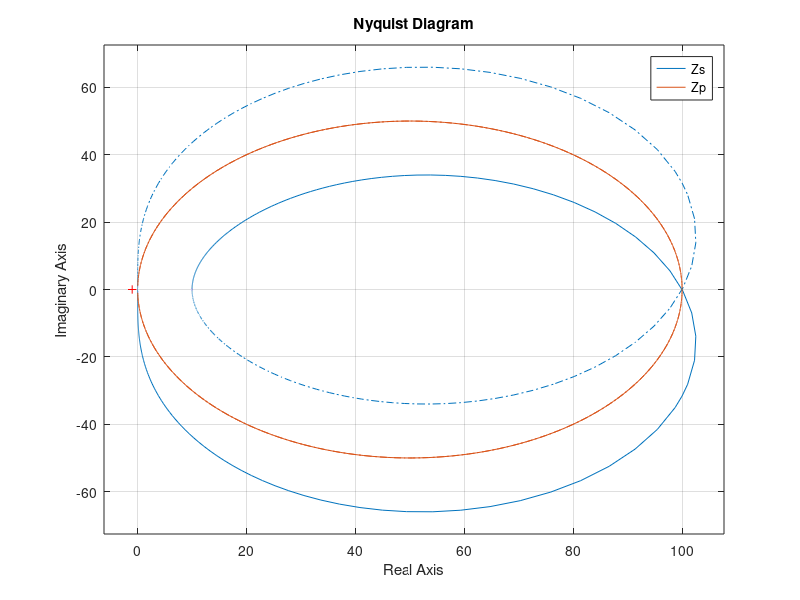

Reproduce this figure in MATLAB.
%******************************************************************************
% \details     : AET2 Aufgabe 4-86
% \autor       : Simon Burkhardt
% \file        : AET2_Aufgabe_4_86.m
% \date        : 22.05.2018
% \version     : 1.0
%******************************************************************************
clear all; clc
format shorteng

s=tf('s')

Rs=10;
L=10e-6;
C=10e-9;

X=sqrt(L/C)
Q=X/Rs

w0 = 1/sqrt(L*C)
wr = w0*sqrt(1-1/Q^2)
fr = wr/2/pi

Rp = L/C * 1/Rs;

Zs = 1/( s*C + 1/(Rs+s*L) );
Zp = 1/( s*C + 1/Rp + 1/s*L );

nyquist(Zs, Zp)



